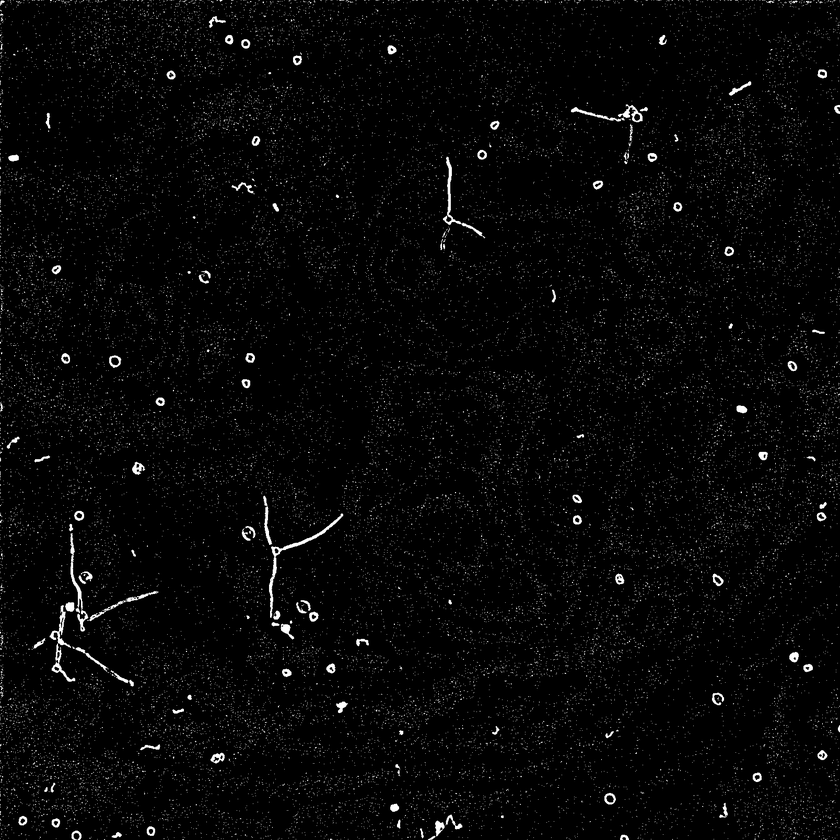
#> input picture pilea_voronoi_test/pollen_detour/seg_tile_x001_y003.tif, 840 x 840 px, shrunk from 1608 x 1608 before the run
$ jupyter execute --allow-errors Pollen_detour_0321.ipynb
#> lines starting #> are read from the running program, lines starting #| are printed output that depends on the picture
### pilea_voronoi_test/graph_create.py
import numpy as np
import pandas as pd
import os
import cv2
import networkx as nx
from shapely.geometry import Point
from shapely.geometry.polygon import Polygon


# [31 lines left out: function create_dot_graph, not called in this run]

def read_nefi_graph(vein_file):
    '''
    Parameter:
    ----------
    vein_file: string, path to vein txt file, graph extracted from nefi

    Returns:
    ----------
    G_vein: nx graph,
        with node attribute 'type' == 'dot'
    '''
    # read in output from nefi:
    G_vein = nx.read_multiline_adjlist(vein_file, delimiter='|')

    # remove unwanted attr:
    for e in G_vein.edges:
        del G_vein.edges[e]['pixels']
        del G_vein.edges[e]['width']
        del G_vein.edges[e]['width_var']

    # node attr:
    name_map = {}
    for n in G_vein:
        name_map[n] = tuple(map(int, n[1:-1].split(', ')))
        G_vein.nodes[n]['type'] = 'vein' # assign type to vein
    # rename the node to coordinate tuples to replace the strings:
    G_vein = nx.relabel_nodes(G_vein, name_map)

    # rm helper edges:
    G_vein = trim_fake_edge(G_vein)

    return G_vein

# [244 lines left out: functions trim_fake_edge, merge_graphs, get_faces, one_per_loop, graph_creation, make_dual and 1 more, not called in this run]

### pilea_voronoi_test/Pollen_detour_0321.ipynb
[cell 1]
import graph_create
import figure_plot
import cv2
import networkx as nx
from matplotlib import pyplot as plt
import numpy as np

- https://www.authentise.com/post/detecting-circular-shapes-using-contours
- no this one missed a lot of nodes

[cell 2]
rawImage = cv2.imread('pollen_detour/tile_x001_y003.tif')

#> (a cell that did not finish here is left out)

#> (a cell that did not finish here is left out)

#> (a cell that did not finish here is left out)

[cell 6]
def quick_plot(G):
    '''
    quick plotting for spatial graphs with attr "pos" as a length 2 coordinate vector
    '''
    node_positions = {}

    for node in G.nodes:
        node_positions[node] = node

    fig, ax = plt.subplots(figsize=(9, 9))

    nx.draw(G, pos=node_positions, node_size= 20, ax = ax)

    plt.tight_layout()
    plt.show()

    return

#> (a cell that did not finish here is left out)

#> (a cell that did not finish here is left out)

#> (a cell that did not finish here is left out)

[cell 10]
seg = cv2.imread('pollen_detour/seg_tile_x001_y003.tif')
#> seg is the input picture: shape (840, 840, 3); min 0, max 255, mean 7

#> (a cell that did not finish here is left out)

[cell 12]
kernel = np.array([ [-1, -1, -1],
                    [-1,  1, -1],
                    [-1, -1, -1] ], dtype="int")
#> (the rest of this cell did not finish here and is left out)

[cell 13]
kernel1 = np.array([[0, 0, 0],
                    [0, 1, 0],
                    [0, 0, 0]], np.uint8)
kernel2 = np.array([[1, 1, 1],
                    [1, 0, 1],
                    [1, 1, 1]], np.uint8)

hitormiss1 = cv2.morphologyEx(seg, cv2.MORPH_ERODE, kernel1)
hitormiss2 = cv2.morphologyEx(seg, cv2.MORPH_ERODE, kernel2)
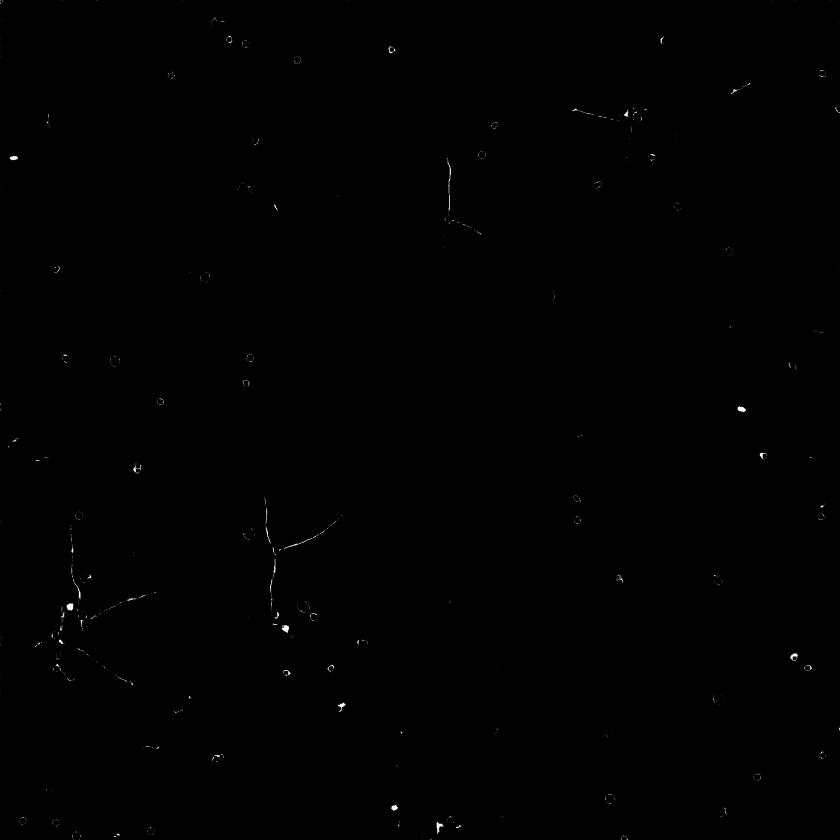
#> hitormiss2: shape (840, 840, 3); min 0, max 255, mean 0.4
hitormiss = cv2.bitwise_and(hitormiss1, hitormiss2)

cv2.imshow('isolated.png', hitormiss)
cv2.waitKey()
